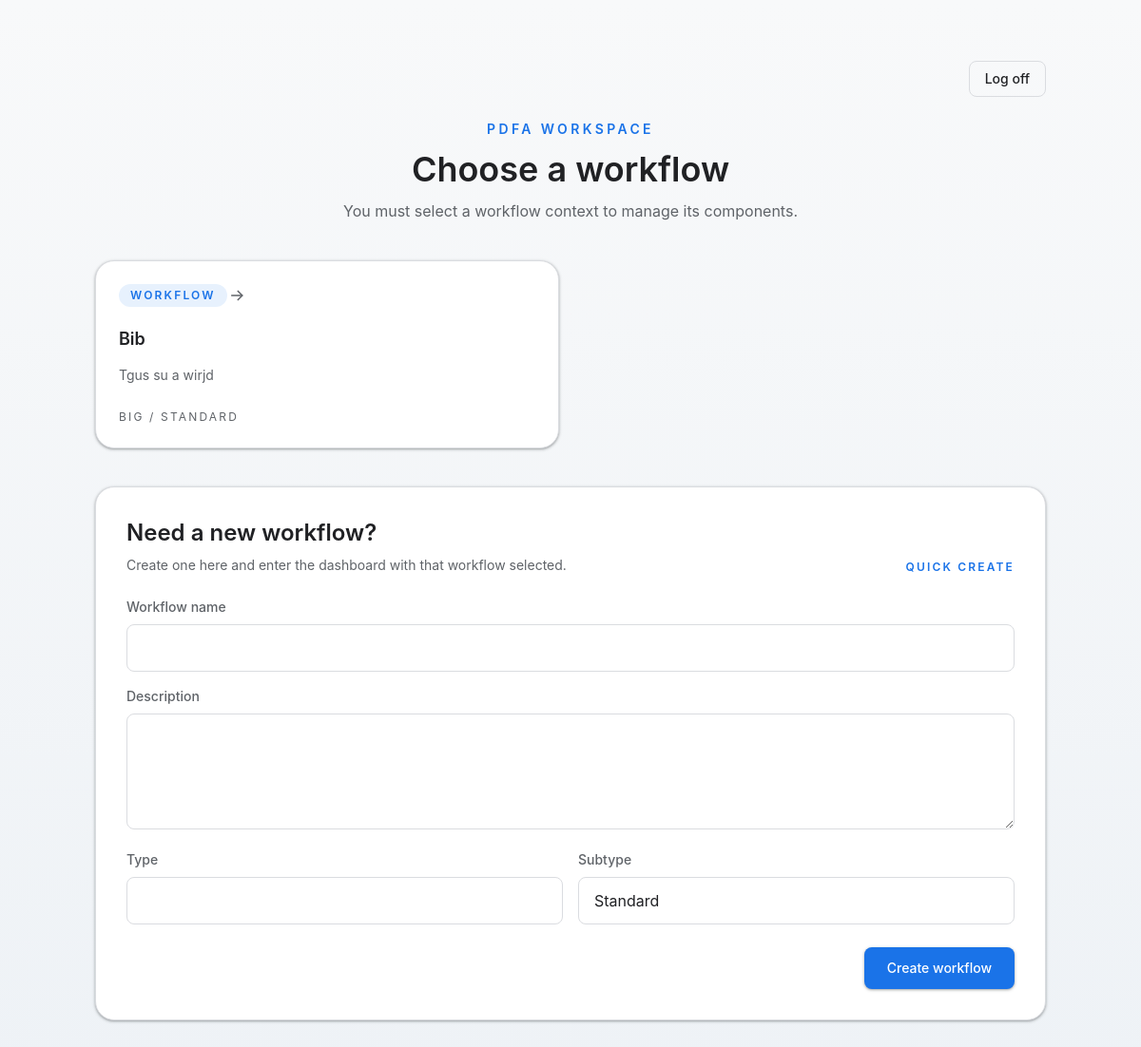
The app's page /select-workflow (signed in), older data.
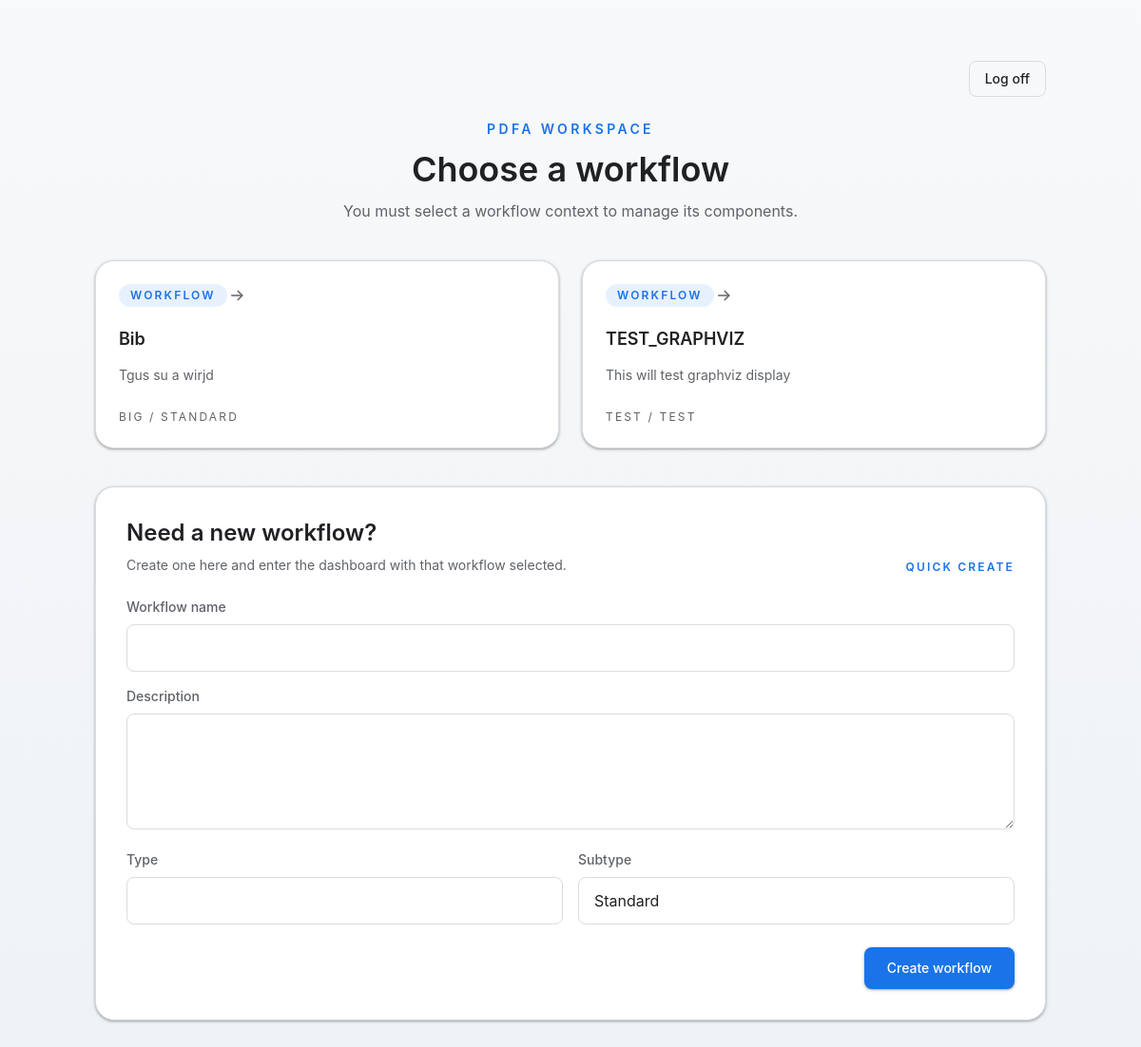
The same page, newer data.
### tables this page shows
CREATE TABLE workflows (workflow_id INTEGER PRIMARY KEY AUTOINCREMENT, workflow_name TEXT NOT NULL UNIQUE, workflow_description TEXT, workflow_type TEXT NOT NULL, workflow_subtype TEXT, created_at TEXT DEFAULT CURRENT_TIMESTAMP, updated_at TEXT DEFAULT CURRENT_TIMESTAMP, created_by TEXT, updated_by TEXT);

### app/routes.py (the view)
@bp.route("/select-workflow")
def select_workflow():
    db_provider = get_db_provider()
    code, _, workflows = db_provider.select_all_from_workflow_table()
    return render_template("select_workflow.html", workflows=_safe_collection(code, workflows))

### app/databases/dao_sqllite.py (called while the page is built)
def _summarize_value(value: Any) -> str:
	if isinstance(value, str):
		truncated = value if len(value) <= 40 else f"{value[:37]}..."
		return repr(truncated)
	if isinstance(value, (list, tuple, set, dict)):
		return f"{type(value).__name__}(len={len(value)})"
	return repr(value)

def _format_call(args: tuple[Any, ...], kwargs: dict[str, Any]) -> str:
	parts = [_summarize_value(arg) for arg in args]
	parts.extend(f"{key}={_summarize_value(value)}" for key, value in kwargs.items())
	return ", ".join(parts) if parts else "no arguments"

def _logged_dao_method(func):
	@wraps(func)
	def wrapper(self, *args, **kwargs):
		method_name = f"{type(self).__name__}.{func.__name__}"
		LOGGER.info("[DAO START] %s(%s)", method_name, _format_call(args, kwargs))
		try:
			result = func(self, *args, **kwargs)
		except Exception as err:
			LOGGER.error("[DAO ERROR] %s raised %s", method_name, err)
			raise
		if isinstance(result, tuple) and len(result) >= 2:
			return_code, error_message = result[0], result[1]
			if return_code == -1 and error_message:
				LOGGER.error("[DAO ERROR] %s failed: %s", method_name, error_message)
		return result
	return wrapper

	def connect(self) -> tuple[int, str | None, Any]:
		try:
			self.connection = sqlite3.connect(self.db_path)
			self.connection.row_factory = sqlite3.Row
			self.connection.execute("PRAGMA foreign_keys = ON")
		except sqlite3.Error as err:
			logging.error(f"[!] Error connecting to SQLite: {err}")
			self.connection = None
			return -1, str(err), None
		return 0, None, self.connection

	def ensure_connection(self) -> tuple[int, str | None, None]:
		if self.connection is None:
			connect_code, connect_error, _ = self.connect()
			if connect_code != 0:
				return -1, connect_error, None
		try:
			self.connection.execute("SELECT 1")
		except sqlite3.Error as err:
			logging.warning(f"[!] SQLite ping failed, reconnecting: {err}")
			connect_code, connect_error, _ = self.connect()
			if connect_code != 0:
				return -1, connect_error, None
		return 0, None, None

	def _select_all_rows(self, table_name: str) -> tuple[int, str | None, list]:
		ensure_code, ensure_error, _ = self.ensure_connection()
		if ensure_code != 0:
			return -1, ensure_error, []
		try:
			cursor = self.connection.execute(f"SELECT * FROM {table_name}")
			rows = [dict(row) for row in cursor.fetchall()]
		except sqlite3.Error as err:
			logging.error(f"[!] Error selecting all from '{table_name}': {err}")
			return -1, str(err), []
		return 0, None, rows

### app/templates/select_workflow.html (shortened to what this page needs)
{% extends "base.html" %}
{% block content %}
<section class="min-h-screen bg-[linear-gradient(180deg,_#F8F9FA_0%,_#EEF2F6_100%)] px-6 py-16">
    <div class="mx-auto max-w-[1000px]">
        <div class="mb-6 flex justify-end">
            <a href="{{ url_for('main.logout') }}" class="inline-flex items-center justify-center rounded-google border border-divider px-4 py-2 text-sm font-medium text-ink transition hover:bg-canvas">Log off</a>
        </div>
        <div class="mb-10 text-center">
            <p class="text-sm font-semibold uppercase tracking-[0.24em] text-primary">PDFA Workspace</p>
            <h1 class="mt-3 text-4xl font-semibold text-ink">Choose a workflow</h1>
            <p class="mt-3 text-base text-muted">You must select a workflow context to manage its components.</p>
        </div>
        {% if workflows %}
            <div class="grid gap-6 md:grid-cols-2 xl:grid-cols-3">
                {% for workflow in workflows %}
                    <form action="{{ url_for('main.set_context') }}" method="post" class="group">
                        <button type="submit" class="flex h-full w-full flex-col rounded-[20px] border border-divider bg-surface p-6 text-left shadow-google transition duration-200 hover:scale-[1.02] hover:shadow-raised">
                            <div class="mb-5 flex items-center justify-between">
                                <span class="rounded-full bg-primary/10 px-3 py-1 text-xs font-semibold uppercase tracking-[0.18em] text-primary">Workflow</span>
                                <svg viewBox="0 0 24 24" class="h-5 w-5 text-muted transition group-hover:text-primary" fill="none" stroke="currentColor" stroke-width="1.8">
                                    <path d="M5 12h14" />
                                    <path d="m13 6 6 6-6 6" />
                                </svg>
                            </div>
                            <h2 class="text-lg font-semibold text-ink">{{ workflow.workflow_name }}</h2>
                            <p class="clamp-2 mt-3 text-sm leading-6 text-muted">{{ workflow.workflow_description or "No description provided yet." }}</p>
                            <div class="mt-6 text-xs uppercase tracking-[0.18em] text-muted">{{ workflow.workflow_type }}{% if workflow.workflow_subtype %} / {{ workflow.workflow_subtype }}{% endif %}</div>
                        </button>
                    </form>
                {% endfor %}
            </div>
            <div class="mt-10 rounded-[20px] border border-divider bg-surface p-8 shadow-google">
                <div class="mb-6 flex flex-col gap-2 md:flex-row md:items-end md:justify-between">
                    <div>
                        <h2 class="text-2xl font-semibold text-ink">Need a new workflow?</h2>
                        <p class="mt-2 text-sm text-muted">Create one here and enter the dashboard with that workflow selected.</p>
                    </div>
                    <span class="text-xs font-semibold uppercase tracking-[0.18em] text-primary">Quick create</span>
                </div>
                <form action="{{ url_for('main.create_workflow_from_selection') }}" method="post" class="grid gap-4 md:grid-cols-2">
                    <div class="md:col-span-2">
                        <label for="workflow_name" class="mb-2 block text-sm font-medium text-muted">Workflow name</label>
                        <input id="workflow_name" name="workflow_name" type="text" class="w-full rounded-google border border-divider bg-surface px-4 py-3 text-[16px] text-ink outline-none transition focus:border-primary focus:ring-4 focus:ring-primary/10">
                    </div>
                    <div class="md:col-span-2">
                        <label for="workflow_description" class="mb-2 block text-sm font-medium text-muted">Description</label>
                        <textarea id="workflow_description" name="workflow_description" rows="4" class="w-full rounded-google border border-divider bg-surface px-4 py-3 text-[16px] text-ink outline-none transition focus:border-primary focus:ring-4 focus:ring-primary/10"></textarea>
                    </div>
                    <div>
                        <label for="workflow_type" class="mb-2 block text-sm font-medium text-muted">Type</label>
                        <input id="workflow_type" name="workflow_type" type="text" class="w-full rounded-google border border-divider bg-surface px-4 py-3 text-[16px] text-ink outline-none transition focus:border-primary focus:ring-4 focus:ring-primary/10">
                    </div>
                    <div>
                        <label for="workflow_subtype" class="mb-2 block text-sm font-medium text-muted">Subtype</label>
                        <input id="workflow_subtype" name="workflow_subtype" type="text" value="Standard" class="w-full rounded-google border border-divider bg-surface px-4 py-3 text-[16px] text-ink outline-none transition focus:border-primary focus:ring-4 focus:ring-primary/10">
                    </div>
                    <div class="md:col-span-2 flex justify-end pt-2">
                        <button type="submit" class="inline-flex items-center justify-center rounded-google bg-primary px-6 py-3 text-sm font-medium text-white shadow-google transition hover:bg-[#1967D2]">Create workflow</button>
                    </div>
                </form>
            </div>
        {% endif %}
    </div>
</section>
{% endblock %}

### app/templates/base.html (shortened to what this page needs)
<!DOCTYPE html>
<html lang="en">
<head>
    <script src="https://cdn.tailwindcss.com"></script>
</head>
<body class="min-h-screen bg-canvas font-sans text-ink antialiased">
    {% block body %}
        <main>
            {% block content %}{% endblock %}
        </main>
    {% endblock %}
</body>
</html>

### app/templates/base.html (style rules this page uses)
.clamp-2 { display: -webkit-box; -webkit-box-orient: vertical; -webkit-line-clamp: 2; overflow: hidden; }

Row changes from the older to the newer data that the page shows:
added workflows: workflow_name "TEST_GRAPHVIZ", workflow_description "This will test graphviz display", workflow_type "TEST", workflow_subtype "TEST"
